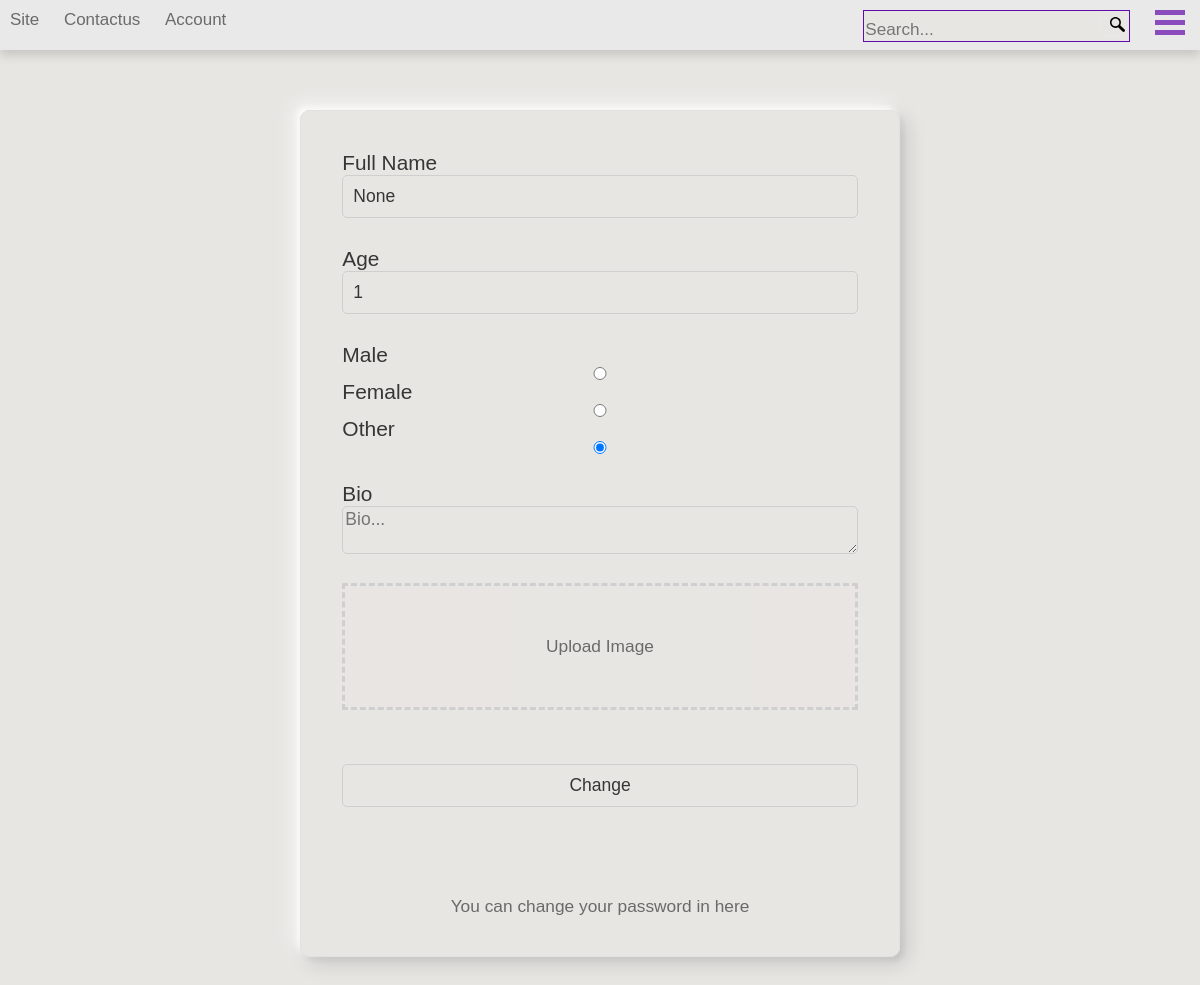
/users/edityouraccount/ (signed in), run on the app's committed database.
### users/models.py (models this page shows, shortened)
class UserModel(AbstractBaseUser):
    SEX_CHOICES = (
        ("male", "Male"),
        ("female", "Female"),
        ("other", "Other")
    )
    email = models.EmailField(verbose_name="email",
                              max_length=250, unique=True)
    date_joined = models.DateTimeField(
        verbose_name="date joined", auto_now_add=True, unique=True)
    user_unique_id = models.SlugField(unique=True)
    last_login = models.DateTimeField(verbose_name="last login", auto_now=True)
    is_admin = models.BooleanField(default=False)
    is_active = models.BooleanField(default=False)
    is_staff = models.BooleanField(default=False)
    is_superuser = models.BooleanField(default=False)
    full_name = models.CharField(max_length=120, blank=True, null=True)
    age = models.PositiveSmallIntegerField(blank=True, null=True)
    sex = models.CharField(max_length=6, choices=SEX_CHOICES,
                           default="other", blank=True, null=True)
    bio = models.TextField(max_length=250, blank=True, null=True)
    image_prof = models.ImageField(upload_to="images/users/", blank=True, null=True)
    updated = models.DateTimeField(auto_now=True)
    USERNAME_FIELD = "email"
    objects = UserModelManager()

### users/views.py (the view)
# urls.py: path("edityouraccount/", views.user_detail_edit_view, name="user_detail_edit_page"),
def user_detail_edit_view(request):
    context = {}
    user = request.user
    if not request.user.is_anonymous:
        if request.method == "POST":
            form = UserDetailEditForm(request.POST, request.FILES)
            if form.is_valid():
                cd = form.cleaned_data
                user.full_name = cd["fullname"]
                user.age = cd["age"]
                user.sex = request.POST.get("sex")
                user.bio = cd["bio"]
                user.image_prof = cd["image_prof"]
                user.save()
                return redirect("users:user_detail_page")
        else:
            form = UserDetailEditForm()
        context = {
            "user": user,
            "form": form,
        }
    else:
        return redirect("login:login_page")
    return render(request, "users/user-detail-edit.html", context)

### users/forms.py (shortened to what this page needs)
class UserDetailEditForm(forms.Form):
    SEX_CHOICES = (
        ("male", "Male"),
        ("female", "Female"),
        ("other", "Other"),
    )
    fullname = forms.CharField(
        max_length="60", label="Full Name", required=False)
    age = forms.IntegerField(label="Age", required=False)
    sex = forms.ChoiceField(choices=SEX_CHOICES,
                            label="Sex", widget=forms.RadioSelect)
    bio = forms.CharField(
        max_length="250", label=" Bio", widget=forms.TextInput, required=False)
    image_prof = forms.ImageField(label="Image", required=False)

### templates/users/user-detail-edit.html (shortened to what this page needs)
{% extends "parts/base/base.html" %}
{% load static %}
{% block head_block %}<link rel="stylesheet" href="{% static 'style/users/user-detail-edit.css' %}">{% endblock %}
{% block body_block %}
    {% include "parts/nav/nav.html" %}
    <div class="main">
        <div>
            <form method="post" enctype="multipart/form-data">
                <fieldset>
                    <div class="user-detail-edit-div">
                        <div class="full-name-div">
                            <label for="full-name-id">Full Name</label>
                            <input type="text" name="fullname" id="full-name-id" maxlength="60" placeholder="Ali Hosseini" value="{{user.full_name}}">
                        </div>
                        <div class="age-div">
                            <label for="age-id">Age</label>
                            <input type="number" min="1" max="250" name="age" id="age-id" placeholder="16" value="{{user.age}}">
                        </div>
                        <div class="sex-div">
                            <p>
                                <label for="sex-id">Male</label>
                                <input type="radio" name="sex" value="male"
                                >
                            </p>
                            <p>
                                <label for="sex-id">Female</label>
                                <input type="radio" name="sex" value="female"
                                >
                            </p>
                            <p>
                                <label for="sex-id">Other</label>
                                <input type="radio" name="sex" value="other"
                                {% if user.sex == None or user.sex == "other" %}
                                    checked
                                {% endif %}
                                >
                            </p>
                        </div>
                        <div class="addr-div">
                            <label for="bio-id">Bio</label>
                            <textarea name="bio" maxlength="250" id="bio-id" placeholder="Bio...">{{user.bio}}</textarea>
                        </div>
                        <div class="image-prof-div">
                            <label for="img-prof-id">Upload Image</label>
                        </div>
                        <div class="button-div">
                            <button type="submit">Change</button>
                        </div>
                    </div>
                    <div class="change-passwd-div">
                        <a href="{% url 'users:user_change_passwd_view_page' %}">You can change your password in here</a>
                    </div>
                </fieldset>
            </form>
        </div>
    </div>
{% endblock %}

### static/style/parts/base/base.css (style rules this page uses)
* { font: 101% Arial, sans-serif; background-color: #e8e6e3; color: #363636; margin: 0%; scrollbar-width: medium; scrollbar-color: inherit #6209AB; }
body a { text-decoration: none; color: inherit; opacity: 0.7; }
body fieldset { border: 1px solid #E1E1E1; border-radius: 10px; box-shadow: -7px -7px 20px 0px #fff9, -4px -4px 5px 0px #fff9, 7px 7px 20px 0px #0002, 4px 4px 5px 0px #0001, inset 0px 0px 0px 0px #fff9, inset 0px 0px 0px 0px #0001, inset 0px 0px 0px 0px #fff9, inset 0px 0px 0px 0px #0001; }
body label { font-size: 120%; display: block; }
body input { box-sizing: border-box; width: 100%; border: 1px solid #CFCFCF; border-radius: 5px; padding: 10px; outline: none; display: block; }
body textarea { display: block; width: 100%; resize: vertical; border-radius: 5px; outline: none; border: 1px solid #CFCFCF; }

### static/style/users/user-detail-edit.css (style rules this page uses)
* { margin: auto; }
div.main { margin-top: 5%; margin-bottom: 5%; margin-left: 25%; margin-right: 25%; }
div.user-detail-edit-div { margin: auto; padding-top: 1%; padding-bottom: 1%; }
div.user-detail-edit-div div { margin: 5%; }
div.image-prof-div { box-sizing: border-box; border: 3px solid #CFCFCF; border-style: dashed; border-radius: 1px; }
div.image-prof-div label { text-align: center; font-size: 100%; opacity: 0.7; padding: 50px; }
div.user-detail-edit-div button { width: 100%; padding: 10px; border-radius: 5px; border: 1px solid #CFCFCF; margin-top: 5%; margin-bottom: 5%; }
div.change-passwd-div { text-align: center; margin-top: 5%; margin-bottom: 5%; }

### data on the page
UserModel: fullname "None", age "1", sex "☑"
